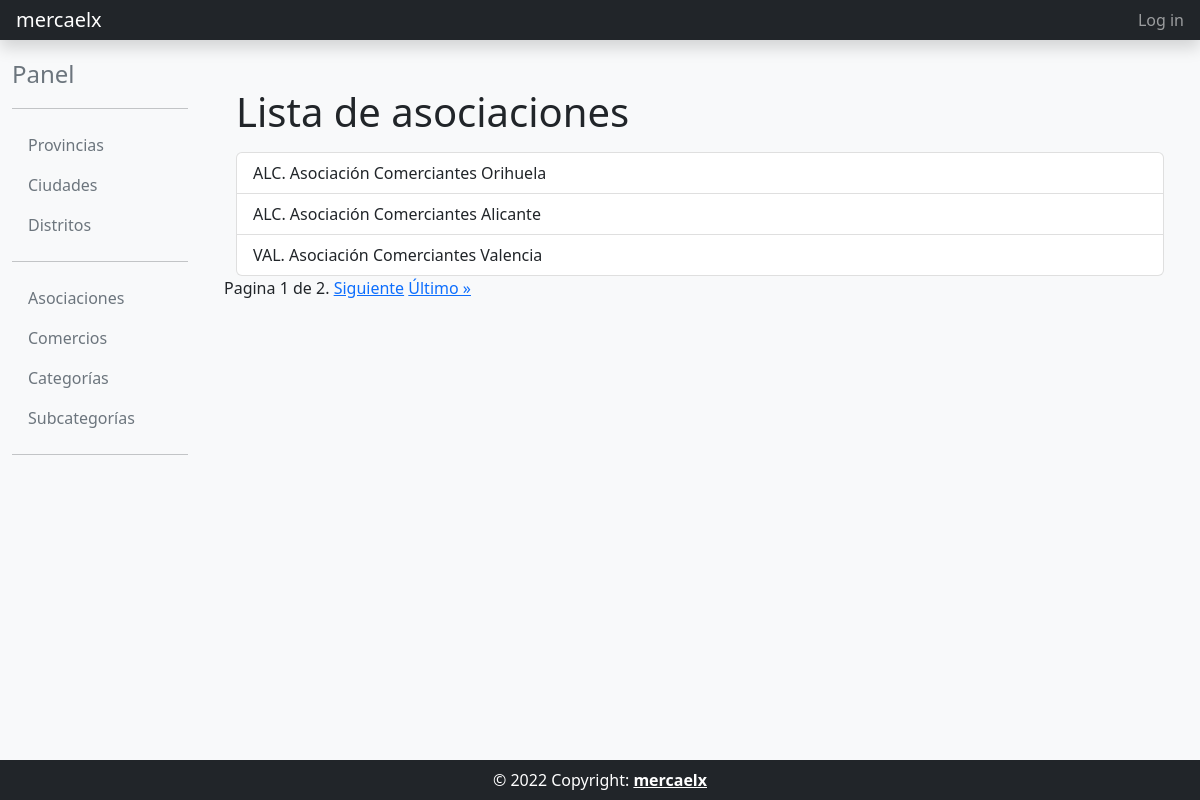
Page /asociacion_list/ on the committed database.
### directorio_comercios/models.py (models this page shows)
class Asociacion(models.Model):
    nombre = models.CharField(max_length=256, unique=True)
    direccion = models.TextField(blank=True, null=True)
    ciudad = models.ForeignKey('core.Ciudad', on_delete=models.PROTECT)
    correo_electronico = models.EmailField(blank=True, null=True)
    telefono = models.CharField(max_length=15,blank=True,null=True,
    )
    def __str__(self):
        return f"{self.ciudad.provincia.codigo}. {self.nombre}"
    class Meta:
        unique_together = ('ciudad', 'nombre')
        verbose_name = 'Asociación'
        verbose_name_plural = 'Asociaciones'
        ordering = ['ciudad__codigo', 'nombre']

### core/models.py (models this page shows, shortened)
class Ciudad(models.Model):
    codigo = models.CharField(max_length=10, unique=True)
    nombre = models.CharField(max_length=256, unique=True)
    provincia = models.ForeignKey(Provincia, on_delete=models.PROTECT)
    class Meta:
        verbose_name = 'Ciudad'
        verbose_name_plural = 'Ciudades'
        ordering = ['nombre']

class Provincia(models.Model):
    codigo = models.CharField(max_length=10, unique=True)
    nombre = models.CharField(max_length=255, unique=True)
    class Meta:
        verbose_name = 'Provincia' # Nombre en singular
        verbose_name_plural = 'Provincias' # Nombre en plural
        ordering = ['nombre'] # Ordenar por nombre

### directorio_comercios/views.py (the view)
# urls.py: path('asociacion_list/', comercios_views.AsociacionListView.as_view(), name='asociacion_list'),
class AsociacionListView(OrderedListMixin, ListView):
    model = Asociacion
    template_name = 'directorio_comercios/asociacion_list.html'
    paginate_by = 3

### common/mixins.py (called while the page is built)
    def get_queryset(self):
        queryset = super().get_queryset()
        ordering = self.request.GET.get('ordering', 'asc')
        if ordering == 'desc':
            return queryset.order_by('-id')
        return queryset.order_by('id')

### templates/directorio_comercios/asociacion_list.html
{% extends "common/base_intranet.html" %}
{% block main_content %}
<div class="container">
    <h1>Lista de asociaciones</h1>
    <ul class="list-group mt-3">
    {% for asociacion in object_list %}
        <a href="{% url 'asociacion_detail' pk=asociacion.id %}" class="list-group-item list-group-item-action">{{ asociacion }}</a>
    {% empty %}
        <p>No existen asociaciones.</p>
    {% endfor %}
    </ul>
</div>
{% include 'common/pagination.html' %}
{% endblock main_content %}

### rows in the picture
Asociacion: ciudad+nombre "ALC. Asociación Comerciantes Orihuela"
Asociacion: ciudad+nombre "ALC. Asociación Comerciantes Alicante"
Asociacion: ciudad+nombre "VAL. Asociación Comerciantes Valencia"

### other values in the picture
{{ page_obj.number }} "1"
{{ page_obj.paginator.num_pages }} "2"
